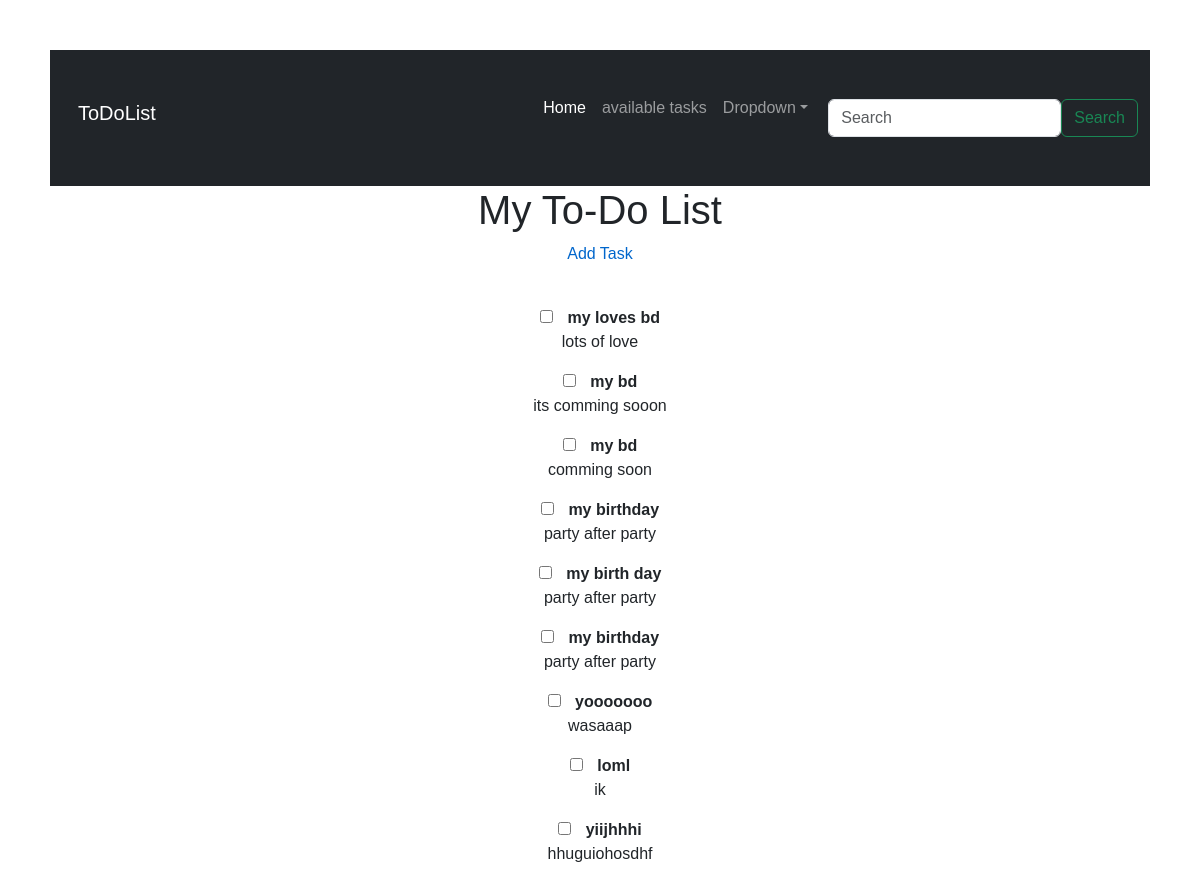
Screenshot of /tasklist/ with the database file from the repository.
### tasks/models.py (models this page shows, shortened)
class Task(models.Model):
    title = models.CharField(max_length=200)
    description = models.TextField()
    completed = models.BooleanField(default=False)

### tasks/views.py (the view)
# urls.py: path('tasklist/', views.tasklist, name='tasklist'),
def tasklist(request):
    tasks = Task.objects.all()
    return render(request, 'tasklist.html', {'tasks': tasks})

### tasks/templates/tasklist.html
{% extends 'base.html' %}
{% block content %}
{% load static %}
    <h1>My To-Do List </h1>
    <link rel="stylesheet" href="{% static 'tasks.css' %}">
    <a href="{% url 'tasks:add_task' %}">Add Task</a>
    <ul>
        {% for task in tasks %}
            <li>
                <input type="checkbox" {% if task.completed %}checked{% endif %}>
                <strong>{{ task.title }}</strong>
                <p>{{ task.description }}</p>
            </li>
        {% empty %}
            <li>No tasks yet.</li>
        {% endfor %}
    </ul>
{% endblock %}

### static/tasks.css (style rules this page uses)
body { font-family: Arial, sans-serif; margin: 30px; padding: 20px; text-align: center; }
h1 { text-align: center; }
ul { list-style-type: none; padding: 30px; text-align: center; }
li { margin-bottom: 10px; text-align: center; }
input[type="checkbox"] { margin-right: 10px; }
strong { font-weight: bold; }
a { display: inline-block; margin-bottom: 10px; color: #0066cc; text-decoration: none; }

### rows the page displays
Task: title "my loves bd", description "lots of love"
Task: title "my bd", description "its comming sooon"
Task: title "my bd", description "comming soon"
Task: title "my birthday", description "party after party"
Task: title "my birth day", description "party after party"
Task: title "my birthday", description "party after party"
Task: title "yooooooo", description "wasaaap"
Task: title "loml", description "ik"
Task: title "yiijhhhi", description "hhuguiohosdhf"
